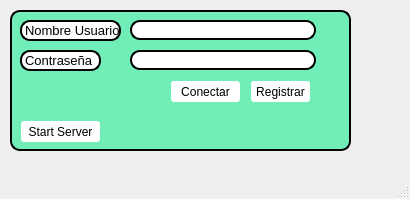
<?xml version="1.0" encoding="UTF-8"?>
<ui version="4.0">
 <class>MainWindow</class>
 <widget class="QMainWindow" name="MainWindow">
  <property name="geometry">
   <rect>
    <x>0</x>
    <y>0</y>
    <width>410</width>
    <height>199</height>
   </rect>
  </property>
  <property name="windowTitle">
   <string>MainWindow</string>
  </property>
  <property name="styleSheet">
   <string notr="true"/>
  </property>
  <widget class="QWidget" name="centralwidget">
   <widget class="QFrame" name="frame">
    <property name="geometry">
     <rect>
      <x>10</x>
      <y>10</y>
      <width>341</width>
      <height>141</height>
     </rect>
    </property>
    <property name="styleSheet">
     <string notr="true">border-width:2px;
border-style:solid;
border-radius:10px;
background-color: rgb(113,238,184);
</string>
    </property>
    <property name="frameShape">
     <enum>QFrame::StyledPanel</enum>
    </property>
    <property name="frameShadow">
     <enum>QFrame::Raised</enum>
    </property>
    <widget class="QPushButton" name="startServer">
     <property name="geometry">
      <rect>
       <x>10</x>
       <y>110</y>
       <width>81</width>
       <height>23</height>
      </rect>
     </property>
     <property name="minimumSize">
      <size>
       <width>0</width>
       <height>0</height>
      </size>
     </property>
     <property name="styleSheet">
      <string notr="true">border-width:2px;
border-style:solid;
border-radius:4px;
background-color: rgb(255,255,255);
</string>
     </property>
     <property name="text">
      <string>Start Server</string>
     </property>
    </widget>
    <widget class="QPushButton" name="connectServer">
     <property name="geometry">
      <rect>
       <x>160</x>
       <y>70</y>
       <width>71</width>
       <height>23</height>
      </rect>
     </property>
     <property name="minimumSize">
      <size>
       <width>0</width>
       <height>0</height>
      </size>
     </property>
     <property name="styleSheet">
      <string notr="true">border-width:2px;
border-style:solid;
border-radius:4px;
background-color: rgb(255,255,255);
</string>
     </property>
     <property name="text">
      <string>Conectar</string>
     </property>
    </widget>
    <widget class="QLabel" name="label">
     <property name="geometry">
      <rect>
       <x>10</x>
       <y>10</y>
       <width>101</width>
       <height>21</height>
      </rect>
     </property>
     <property name="minimumSize">
      <size>
       <width>0</width>
       <height>0</height>
      </size>
     </property>
     <property name="styleSheet">
      <string notr="true">background-color: rgb(255, 255, 255);</string>
     </property>
     <property name="text">
      <string>&lt;html&gt;&lt;head/&gt;&lt;body&gt;&lt;p&gt;&lt;span style=&quot; font-size:10pt;&quot;&gt;Nombre Usuario&lt;/span&gt;&lt;/p&gt;&lt;/body&gt;&lt;/html&gt;</string>
     </property>
    </widget>
    <widget class="QLabel" name="label_2">
     <property name="geometry">
      <rect>
       <x>10</x>
       <y>40</y>
       <width>81</width>
       <height>21</height>
      </rect>
     </property>
     <property name="minimumSize">
      <size>
       <width>0</width>
       <height>0</height>
      </size>
     </property>
     <property name="styleSheet">
      <string notr="true">background-color: rgb(255, 255, 255);</string>
     </property>
     <property name="text">
      <string>&lt;html&gt;&lt;head/&gt;&lt;body&gt;&lt;p&gt;&lt;span style=&quot; font-size:10pt;&quot;&gt;Contraseña&lt;/span&gt;&lt;/p&gt;&lt;/body&gt;&lt;/html&gt;</string>
     </property>
    </widget>
    <widget class="QLineEdit" name="nombreUsuario">
     <property name="geometry">
      <rect>
       <x>120</x>
       <y>10</y>
       <width>186</width>
       <height>20</height>
      </rect>
     </property>
     <property name="styleSheet">
      <string notr="true">background-color: rgb(255, 255, 255);</string>
     </property>
    </widget>
    <widget class="QLineEdit" name="contraseniaUsuario">
     <property name="geometry">
      <rect>
       <x>120</x>
       <y>40</y>
       <width>186</width>
       <height>20</height>
      </rect>
     </property>
     <property name="styleSheet">
      <string notr="true">background-color: rgb(255, 255, 255);</string>
     </property>
    </widget>
    <widget class="QPushButton" name="botonRegistrar">
     <property name="geometry">
      <rect>
       <x>240</x>
       <y>70</y>
       <width>61</width>
       <height>23</height>
      </rect>
     </property>
     <property name="minimumSize">
      <size>
       <width>0</width>
       <height>0</height>
      </size>
     </property>
     <property name="styleSheet">
      <string notr="true">border-width:2px;
border-style:solid;
border-radius:4px;
background-color: rgb(255,255,255);
</string>
     </property>
     <property name="text">
      <string>Registrar</string>
     </property>
    </widget>
   </widget>
  </widget>
  <widget class="QMenuBar" name="menubar">
   <property name="geometry">
    <rect>
     <x>0</x>
     <y>0</y>
     <width>410</width>
     <height>21</height>
    </rect>
   </property>
  </widget>
  <widget class="QStatusBar" name="statusbar"/>
 </widget>
 <resources/>
 <connections/>
</ui>
